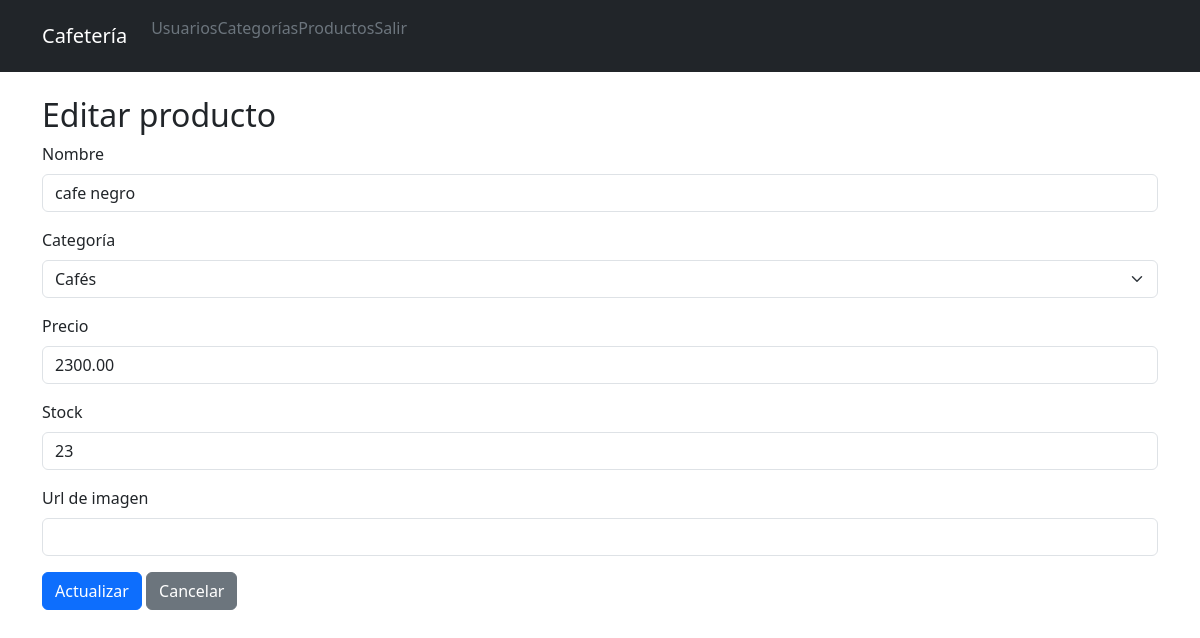
The page /cafeteria_app5/index.php?action=productos_edit&id=21 (signed in) on the database its author committed.
### tables this page shows
CREATE TABLE `productos` (
  `id_producto` int(11) NOT NULL,
  `nombre` varchar(100) NOT NULL,
  `precio` decimal(10,2) NOT NULL DEFAULT 0.00,
  `stock` int(4) NOT NULL,
  `id_categoria` int(11) NOT NULL,
  `img` varchar(500) NOT NULL
);

CREATE TABLE `categorias` (
  `id_categoria` int(11) NOT NULL,
  `nombre` varchar(100) NOT NULL,
  `descripcion` text NOT NULL,
  `url_foto` int(11) NOT NULL
);

### cafeteria_app5/app/controllers/ProductoController.php (called while the page is built, shortened)
<?php
require_once 'app/models/Producto.model.php';
require_once 'app/models/Categoria.model.php';
class ProductoController {
    public function edit() {
        $m = new Producto();
        $cat = new Categoria();
        $categorias = $cat->getAll();
        $id = $_GET['id'] ?? null;
        $producto = $m->get($id);
        require 'app/views/producto/form.php';
    }
}

### cafeteria_app5/index.php (called while the page is built)
<?php
require_once 'router.php';

### cafeteria_app5/app/config/config.php (called while the page is built)
<?php
class Database {
    private static $instance = null;
    private $conn;
    private $host = "127.0.0.1";
    private $user = "root";
    private $pass = "";
    private $db = "cafeteria";
    private function __construct() {
        try {
            $this->conn = new PDO("mysql:host={$this->host};dbname={$this->db};charset=utf8mb4", $this->user, $this->pass);
            $this->conn->setAttribute(PDO::ATTR_ERRMODE, PDO::ERRMODE_EXCEPTION);
        } catch (PDOException $e) {
            die("Error de conexión: ".$e->getMessage());
        }
    }
    public static function getInstance() {
        if (!self::$instance) {
            self::$instance = new Database();
        }
        return self::$instance;
    }
    public function getConnection() {
        return $this->conn;
    }
}

### cafeteria_app5/app/models/Producto.model.php (called while the page is built, shortened)
<?php
require_once 'app/config/config.php';
class Producto {
    private $db;
    public function __construct() {
        $this->db = Database::getInstance()->getConnection();
    }
    public function get($id) {
        $stmt = $this->db->prepare('SELECT * FROM productos WHERE id_producto = ?');
        $stmt->execute([$id]);
        return $stmt->fetch(PDO::FETCH_ASSOC);
    }
}

### cafeteria_app5/app/models/Categoria.model.php (called while the page is built, shortened)
<?php
require_once 'app/config/config.php';
class Categoria {
    private $db;
    public function __construct() {
        $this->db = Database::getInstance()->getConnection();
    }
    public function getAll() {
        $stmt = $this->db->query('SELECT * FROM categorias ORDER BY id_categoria DESC');
        return $stmt->fetchAll(PDO::FETCH_ASSOC);
    }
}

### cafeteria_app5/app/views/producto/form.php (the view, shortened to what this page needs)
<?php require 'app/views/partials/header.php'; ?>
<?php $isEdit = isset($producto); ?>
<h2><?= $isEdit ? 'Editar producto' : 'Nuevo producto' ?></h2>
<form method="post">
  <div class="mb-3">
    <label class="form-label">Nombre</label>
    <input class="form-control" name="nombre" required value="<?= $isEdit ? htmlspecialchars($producto['nombre']) : '' ?>">
  </div>
  <div class="mb-3">
    <label class="form-label">Categoría</label>
    <select class="form-select" name="id_categoria">
      <?php foreach($categorias as $c): ?>
        <option value="<?= $c['id_categoria'] ?>" <?= ($isEdit && $producto['id_categoria']==$c['id_categoria']) ? 'selected' : '' ?>><?= htmlspecialchars($c['nombre']) ?></option>
      <?php endforeach; ?>
    </select>
  </div>
  <div class="mb-3">
    <label class="form-label">Precio</label>
    <input class="form-control" name="precio" type="number" step="0.01" required value="<?= $isEdit ? htmlspecialchars($producto['precio']) : '0.00' ?>">
  </div>
  <div class="mb-3">
    <label class="form-label">Stock</label>
    <input class="form-control" name="stock" type="number" required value="<?= $isEdit ? htmlspecialchars($producto['stock']) : '0' ?>">
  </div>
  <div class="mb-3">
    <label class="form-label">Url de imagen</label>
    <input class="form-control" name="img" type="text" required>
  </div>
  <button class="btn btn-primary"><?= $isEdit ? 'Actualizar' : 'Crear' ?></button>
  <a href="index.php?action=productos" class="btn btn-secondary">Cancelar</a>
</form>
<?php require 'app/views/partials/footer.php'; ?>

### rows shown on the page
productos: nombre "cafe negro", id_categoria "Cafés", precio "2300.00", stock "23"
